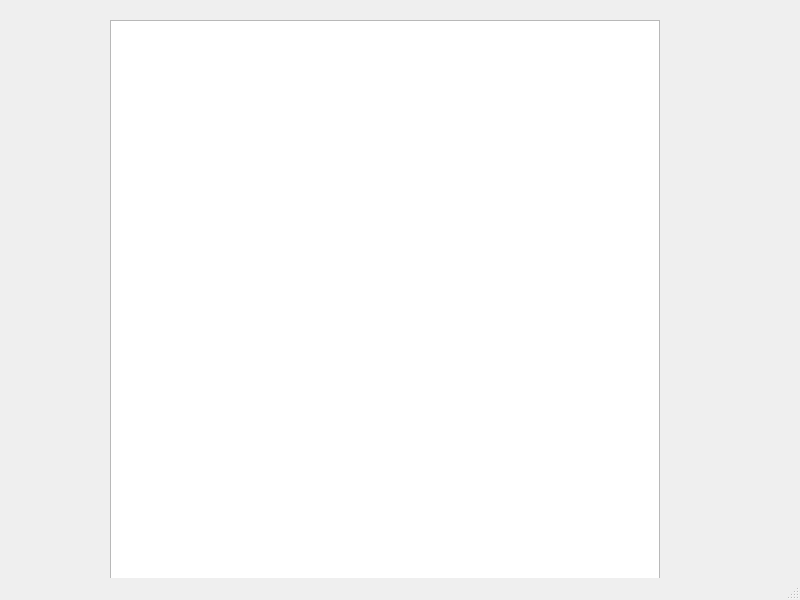
<?xml version="1.0" encoding="UTF-8"?>
<ui version="4.0">
 <class>MainWindow</class>
 <widget class="QMainWindow" name="MainWindow">
  <property name="geometry">
   <rect>
    <x>0</x>
    <y>0</y>
    <width>800</width>
    <height>600</height>
   </rect>
  </property>
  <property name="windowTitle">
   <string>MainWindow</string>
  </property>
  <widget class="QWidget" name="centralwidget">
   <widget class="QGraphicsView" name="graphicsView">
    <property name="geometry">
     <rect>
      <x>110</x>
      <y>20</y>
      <width>550</width>
      <height>620</height>
     </rect>
    </property>
   </widget>
  </widget>
  <widget class="QMenuBar" name="menubar">
   <property name="geometry">
    <rect>
     <x>0</x>
     <y>0</y>
     <width>800</width>
     <height>21</height>
    </rect>
   </property>
  </widget>
  <widget class="QStatusBar" name="statusbar"/>
 </widget>
 <resources/>
 <connections/>
</ui>
